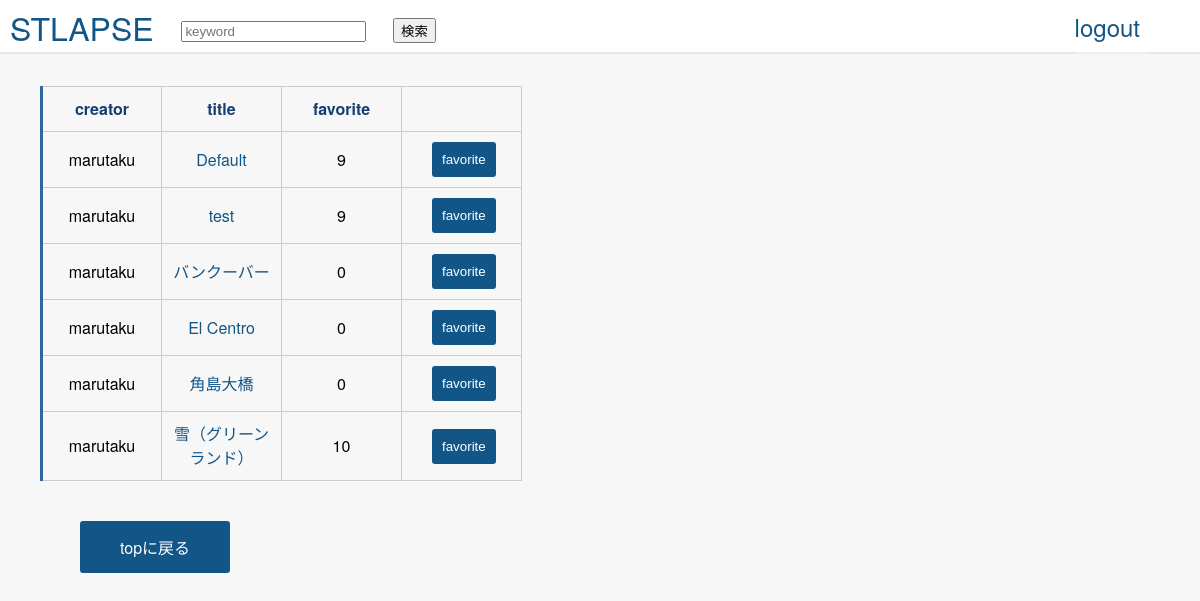
Page /user/marutaku (signed in) on the committed database.
### lib/models.py (models this page shows, shortened)
class HyperLapse (db.Model):
    __tablename__ = 'hyperlapse'
    id = db.Column(db.Integer, primary_key=True)
    name = db.Column(db.String)
    start_latlng1 = db.Column(db.Float)
    start_latlng2 = db.Column(db.Float)
    end_latlng1 = db.Column(db.Float)
    end_latlng2 = db.Column(db.Float)
    viewpoint_latlng1 = db.Column(db.Float)
    viewpoint_latlng2 = db.Column(db.Float)
    creator = db.Column(db.ForeignKey('user.name', onupdate='CASCADE', ondelete='CASCADE'))
    fav = db.Column(db.Integer, default=0)
    created_at = db.Column(db.DateTime,  default=db.func.now())

### lib/view.py (the view)
@app.route('/user/<user_name>')
@login_required
def user_detail(user_name):
    user_project = HyperLapse.query.filter(HyperLapse.creator == user_name)
    return render_template('user.html', context=user_project)

### lib/view.py (called while the page is built)
def login_required(f):
    @wraps(f)
    def decorated_function(*args, **kwargs):
        if g.user is None:
            return redirect(url_for('login', next=request.url))
        return f(*args, **kwargs)
    return decorated_function

@app.before_request
def before_request():
    g.user = session.get('id')

### src/template/user.html (shortened to what this page needs)
{% extends "layout.html" %}
{% block body %}
<div class="top-container">
{% if context %}
<table class="tabel">
    <thead>
    <tr>
        <th>creator</th>
        <th>title</th>
        <th>favorite</th>
        <th></th>
    </tr>
    </thead>
    <tbody>
    {% for project in context %}
    <tr>
        <td>{{project.creator}}</td>
        <td>
            <a href="{{url_for('render_project', project_id=project.id)}}" target="_blank">
                {{project.name}}
            </a>
        </td>
        <td>{{project.fav}}
        <td class="favorite-class">
           <div class="fav-td">
               <div class="favorite">
               <input class="fav-btn" type="button" value="favorite" data="{{project.id}}" >
           </div>
        </td>
    </tr>
    {% endfor %}
    </tbody>
</table>
{% else %}
<h4>No project are available</h4>
{% endif %}
<a class="project-btn" href="{{url_for('top')}}">topに戻る</a>
{% endblock %}

### src/css/stylesheet.css (style rules this page uses)
* { box-sizing: border-box; }
body { margin: 0; background-color: #f7f7f7; font-family: proxima-nova, 'Helvetica Neue', Arial, Helvetica, sans-serif; }
a { text-decoration: none; color: #125688; }
.project-btn { display: inline-block; font-size: 16px; padding: 14px 40px; background-color: #125688; border: none; border-radius: 3px; color: white; margin: 10px auto; cursor: pointer; margin-top: 40px; margin-left: 40px; }
.fav-btn { display: block; background-color: #125688; border: none; border-radius: 3px; color: white; padding: 10px 10px; margin-left: 20px; cursor: pointer; }
.fav-td { width: 50px; }
table { border-collapse: collapse; text-align: left; line-height: 1.5; border-top: 1px solid #ccc; border-left: 3px solid #369; }
table th { width: 10px; padding: 10px; font-weight: bold; vertical-align: center; color: #153d73; border-right: 1px solid #ccc; border-bottom: 1px solid #ccc; text-align: center; }
table td { width: 120px; padding: 10px; vertical-align: center; text-align: center; border-right: 1px solid #ccc; border-bottom: 1px solid #ccc; }
.top-container { margin-left: 40px; }

### rows in the picture
HyperLapse: creator "marutaku", name "Default", fav "9"
HyperLapse: creator "marutaku", name "test", fav "9"
HyperLapse: creator "marutaku", name "バンクーバー", fav "0"
HyperLapse: creator "marutaku", name "El Centro", fav "0"
HyperLapse: creator "marutaku", name "角島大橋", fav "0"
HyperLapse: creator "marutaku", name "雪（グリーンランド）", fav "10"
